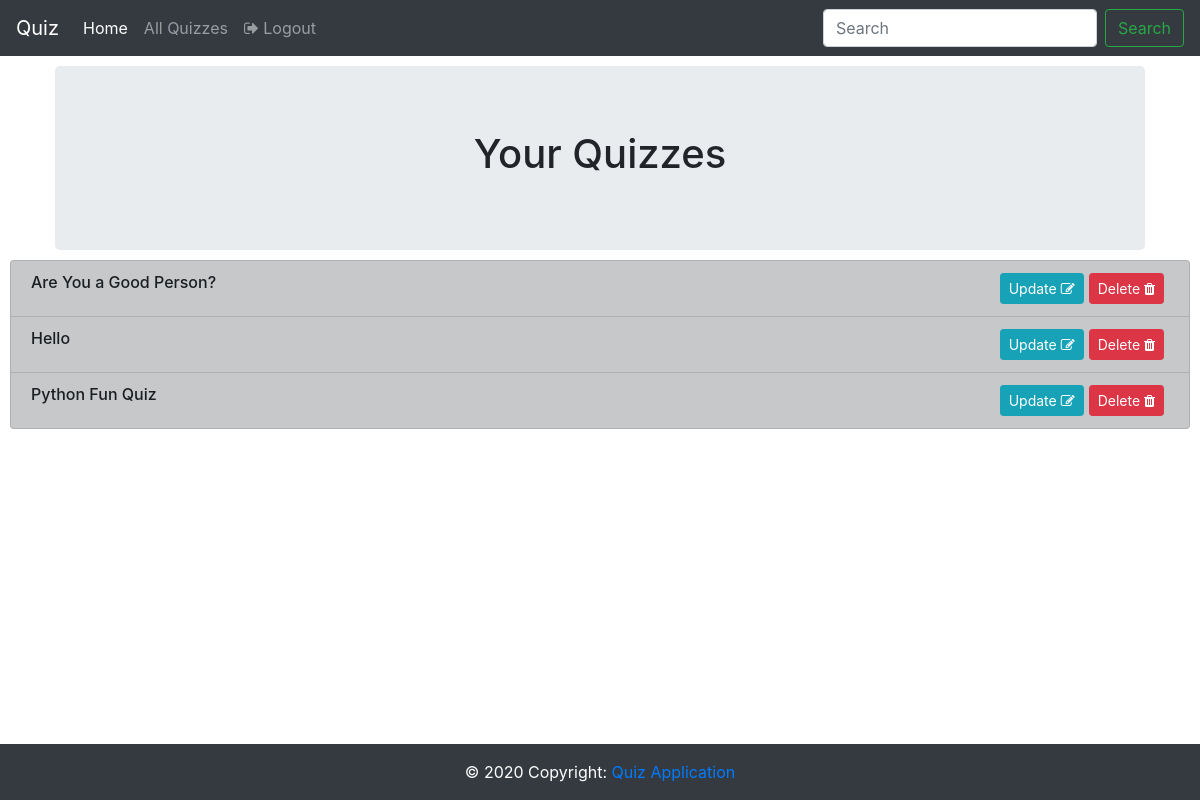
The page /quiz/quiz_list/ (signed in) on the database its author committed.
### QuizApp/models.py (models this page shows, shortened)
class Quiz(models.Model):
    MARKING_CHOICES = [
    ('same', 'Same Marking for all Category'),
    ('different', 'Different Marking for all Category'),
    ]
    title = models.CharField(
        verbose_name=("Title"),
        max_length=60, blank=False)
    description = models.TextField(
        verbose_name=("Description"),
        default = "Get Set Go",
        blank=True, help_text=("A description of the quiz. [Optional]"))
    category = models.ForeignKey(
        Category, null=True, blank=False,
        verbose_name=("Category"), on_delete=models.CASCADE)
    random_order = models.BooleanField(
        blank=False, default=False,
        verbose_name=("Random Order"),
        help_text=("Display the questions in "
                    "a random order or as they "
                    "are set?"))
    max_questions = models.PositiveIntegerField(
        blank=False, null=True, verbose_name=("Max Questions"),
        help_text=("Number of questions to be asked on each attempt. [Optional]"))
    answers_at_end = models.BooleanField(
        blank=False, default=False,
        help_text=("Correct answer is NOT shown after question."
                    " Answers displayed at the end."),
        verbose_name=("Answers at end"))
    pass_mark = models.SmallIntegerField(
        blank=False, default=100,
        verbose_name=("Pass Mark"),
        help_text=("Percentage required to pass exam."),
        validators=[MaxValueValidator(100)])
    marking = models.CharField(max_length=250, choices=MARKING_CHOICES, default='same')
    success_text = models.TextField(
        blank=True, help_text=("Displayed if user passes. [Optional]"),
        verbose_name=("Success Text"), default = "Hey, you successfully passed the quiz. It was difficult but you indeed succeeded. Congratulations and wish you more success!!!.")
    fail_text = models.TextField(
        verbose_name=("Fail Text"),
        blank=True, help_text=("Displayed if user fails. [Optional]"), default = "Hey, you were not able to pass this time. But don't lose hope. Work hard and come with a bang next time.")
    time_alloted = models.CharField(
        max_length=250,
        verbose_name=("Time Alloted"),
        blank=False, help_text=("Time to be alloted for Quiz."),)
    slug = models.SlugField(max_length = 250, null = True, blank = True,)
    quiz_setter = models.ForeignKey(User,on_delete=models.CASCADE,default=None)
    ready_status = models.BooleanField(blank=True, default=False)
    class Meta:
        verbose_name = ("Quiz")
        verbose_name_plural = ("Quizzes")

### QuizApp/views.py (the view)
# urls.py: path('quiz_list/',views.QuizListView.as_view(), name="quiz_list"),
class QuizListView(LoginRequiredMixin,ListView):
    template_name = 'created_quiz_list.html'
    model = Quiz
    context_object_name = 'quizzes' #Context name used in template
    def get_queryset(self): #To show contacts associated to logged in user only and not all
        quizzes = super().get_queryset()
        return quizzes.filter(quiz_setter=self.request.user)

### templates/created_quiz_list.html (shortened to what this page needs)
{% extends 'base_nav.html' %}
{% load crispy_forms_tags %}
{% block body %}
<link href="https://maxcdn.bootstrapcdn.com/font-awesome/4.2.0/css/font-awesome.min.css" rel="stylesheet">
<div class="container">
    <div class="jumbotron" style="margin: 10px;">
    	<center><h1> Your Quizzes </h1></center>
    </div>
</div>
{% if quizzes %}
	<ul class="list-group" style="margin: 10px;">
      {% for quiz in quizzes %}
        <li class="list-group-item list-group-item-dark"><h6 style="float:left;">{{quiz.title}}</h6> <a href="{% url 'delete_quiz' quiz.id %}" class="btn btn-danger btn-sm" role="button" style="float: right; margin-right: 5px;">Delete <i class="fa fa-trash"></i></a><a href="{% url 'update_quiz1' quiz.id %}" class="btn btn-info btn-sm" role="button" style="float: right;margin-right: 5px;">Update <i class="fa fa-edit"></i></a></li>
      {% endfor %}
    </ul>
{% else %}
  	<p class="d-block font-weight-light my-2 heading">You haven't created any quizzes yet!!</p>
{% endif %}
{% endblock %}

### rows shown on the page
Quiz: title "Are You a Good Person?"
Quiz: title "Hello"
Quiz: title "Python Fun Quiz"
